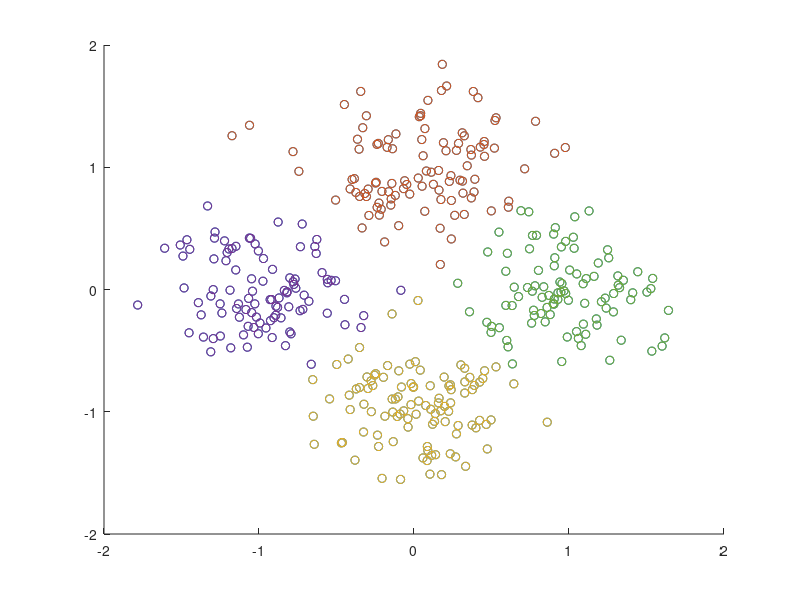

Write MATLAB code to recreate this figure. (Note: this script raises an error after producing the figure.)
% Prepare clustering data
% Cluster 1
mean1 = [-1, 0];
cov1 = [[0.1, 0]; [0, 0.1]];
X1 = mvnrnd(mean1, cov1, 100);

% Cluster 2
mean2 = [0, 1];
cov2 = [[0.1, 0]; [0, 0.1]];
X2 = mvnrnd(mean2, cov2, 100);

% Cluster 3
mean3 = [1, 0];
cov3 = [[0.1, 0]; [0, 0.1]];
X3 = mvnrnd(mean3, cov3, 100);

% Cluster 4
mean4 = [0, -1];
cov4 = [[0.1, 0]; [0, 0.1]];
X4 = mvnrnd(mean4, cov4, 100);

% Merge two sets of data points
X = [X1; X2; X3; X4];

scatter(X(:, 1), X(:, 2));


% Run k-means
assignments = kmeans(X, 4, 100);

% Show results
hold on
scatter(X(assignments == 1, 1), X(assignments == 1, 2));
scatter(X(assignments == 2, 1), X(assignments == 2, 2));
scatter(X(assignments == 3, 1), X(assignments == 3, 2));
scatter(X(assignments == 4, 1), X(assignments == 4, 2));
hold off

%%
% Load the image
img = im2double(imread('train.jpg'));
img = imresize(img, 0.5);
imshow(img)


% Compute color features
color_features = reshape(img, size(img, 1) * size(img, 2), size(img, 3));

% Run the segmentation
assignments = kmeans(color_features, 16, 100);

% Show results
assignments = reshape(assignments, size(img, 1), size(img, 2));
imshow(assignments, [min(min(assignments)), max(max(assignments))]);
colormap('jet');


